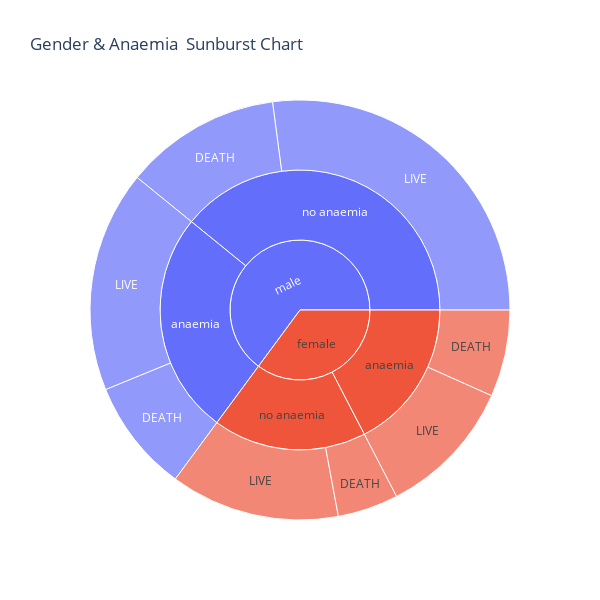

Notebook code for this chart:
### Markdown cell above
Whether patient is smoker or not, the survival rate is higher than the death rate. However, that does not mean it carriers no risk.

### Code cell
sun.loc[sun["anaemia"]== 0 , "anaemia"] = "no anaemia"
sun.loc[sun["anaemia"]== 1, "anaemia"] = "anaemia"

fig = px.sunburst(sun, 
                  path=["sex","anaemia","DEATH_EVENT"],
                  values="count",
                  title="Gender & Anaemia  Sunburst Chart ",
                  width=600,
                  height=600)

fig.show()

### Figure 1 — Plotly figure (JSON) as saved in the notebook; plotly's stock layout.template omitted (floating-point values rounded to 4 significant figures)
{"data": [{"branchvalues": "total", "domain": {"x": [0, 1], "y": [0, 1]}, "hovertemplate": "labels=%{label}<br>count=%{value}<br>parent=%{parent}<br>id=%{id}<extra></extra>", "ids": ["female/anaemia/DEATH", "male/anaemia/DEATH", "female/no anaemia/DEATH", "male/no anaemia/DEATH", "female/anaemia/LIVE", "male/anaemia/LIVE", "female/no anaemia/LIVE", "male/no anaemia/LIVE", "female/anaemia", "male/anaemia", "female/no anaemia", "male/no anaemia", "female", "male"], "labels": ["DEATH", "DEATH", "DEATH", "DEATH", "LIVE", "LIVE", "LIVE", "LIVE", "anaemia", "anaemia", "no anaemia", "no anaemia", "female", "male"], "name": "", "parents": ["female/anaemia", "male/anaemia", "female/no anaemia", "male/no anaemia", "female/anaemia", "male/anaemia", "female/no anaemia", "male/no anaemia", "female", "male", "female", "male", "", ""], "type": "sunburst", "values": [20, 26, 14, 36, 32, 51, 39, 81, 52, 77, 53, 117, 105, 194]}], "layout": {"height": 600, "legend": {"tracegroupgap": 0}, "title": {"text": "Gender & Anaemia  Sunburst Chart "}, "width": 600}}
